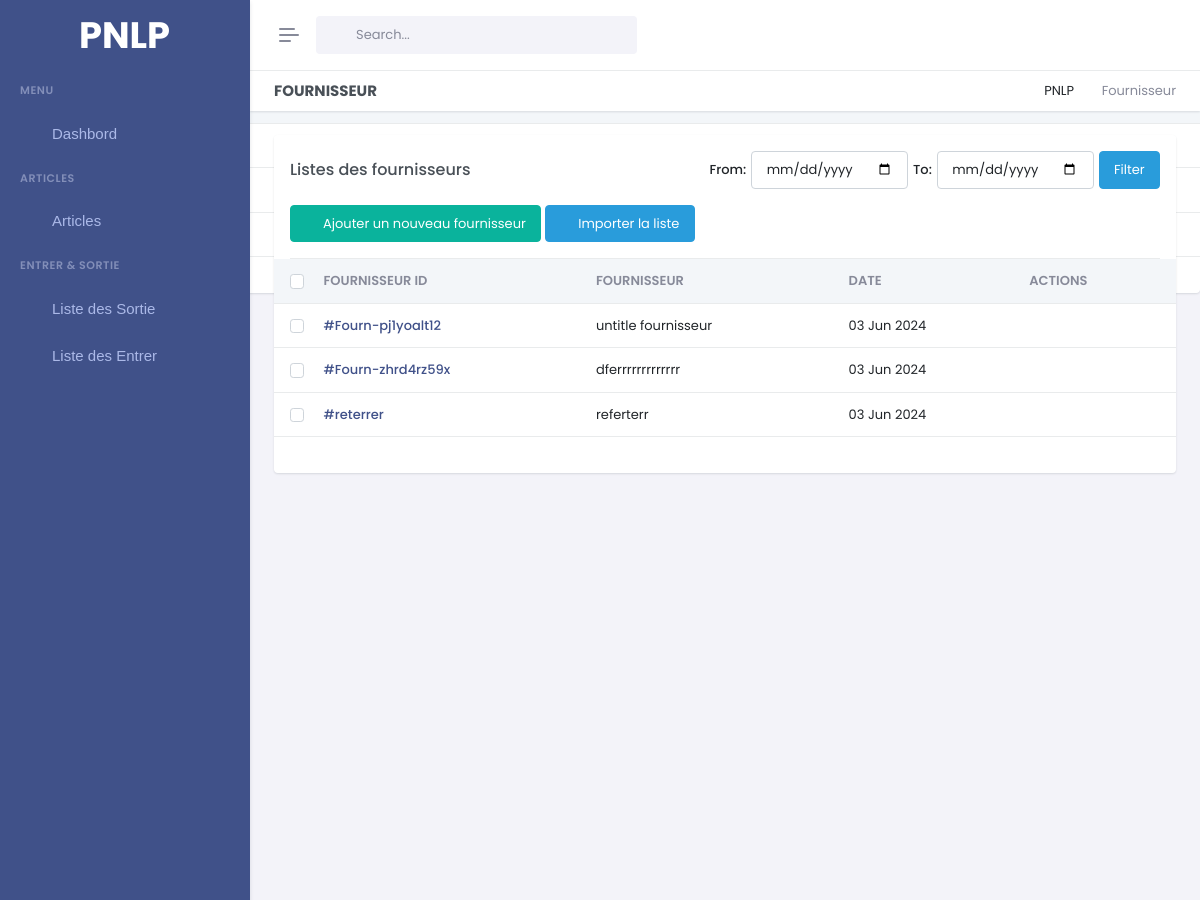
/fournisseur/ (upper part), run on an earlier commit of the app's database.
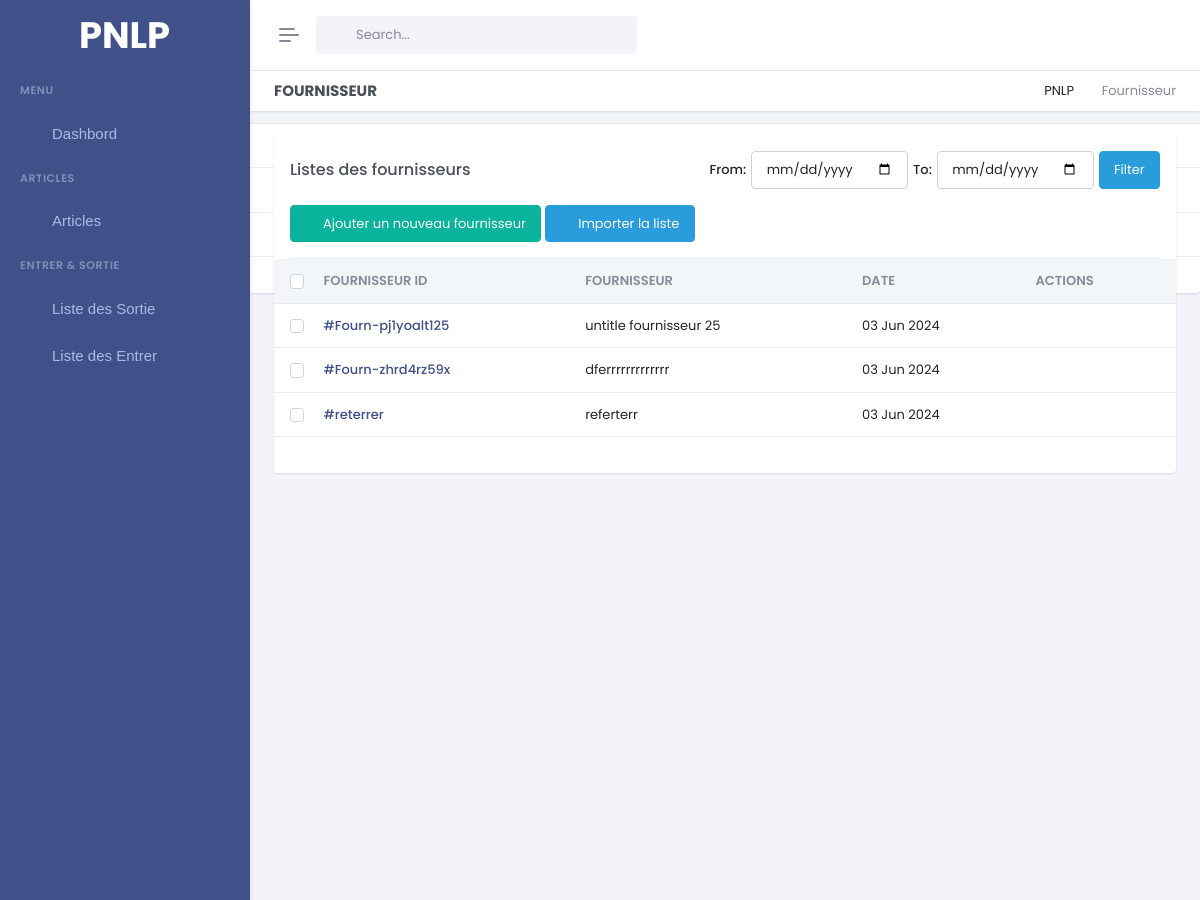
And on a later commit of the database.
### gestion/models.py (models this page shows, shortened)
class Fournisseur(models.Model):
    fid = ShortUUIDField(unique=True, length=10, max_length= 20 , alphabet='abcdefghijklmnopqrstuvwxyz1234567890' , editable=False,  prefix='Fourn-')
    title = models.CharField(max_length=100, default='untitle fournisseur')
    date = models.DateTimeField(auto_now_add=True)

### gestion/views.py (the view)
# urls.py: path('fournisseur/',Four_list, name='fourn'),
def Four_list(request):
    start_date = request.GET.get('start-date')
    end_date = request.GET.get('end-date')
    fournisseurs = Fournisseur.objects.all()
    if start_date:
        start_date = parse_date(start_date)
        if start_date:
            fournisseurs = fournisseurs.filter(date__gte=start_date)
    if end_date:
        end_date = parse_date(end_date)
        if end_date:
            fournisseurs = fournisseurs.filter(date__lte=end_date)
    context={
        'start_date': start_date,
        'end_date': end_date,
        'start_date_i': start_date.strftime('%Y-%m-%d') if start_date else None,
        'end_date_i': end_date.strftime('%Y-%m-%d') if end_date else None,
        'fournisseurs':fournisseurs,
    }
    return render(request, 'pages/article/fournisseur.html', context)

### gestion/context_processor.py (called while the page is built)
def is_admin(user):
    try:
        admin_profile = AdminProfile.objects.get(user=user)
        return True
    except AdminProfile.DoesNotExist:
        return False

### templates/pages/article/fournisseur.html (shortened to what the changed rows need)
{% extends 'base/base.html' %} {% load static %} {% block 'content' %}
<div class="main-content">
  <div class="page-content">
    <div class="container-fluid">
      <div class="row">
        <div class="col-lg-12">
          <div class="card" id="orderList">
            <div class="card-body pt-0">
              <div>
                <div class="table-responsive table-card mb-1">
                  {% if fournisseurs %}
                  <table class="table table-nowrap align-middle" id="orderTable">
                    <thead class="text-muted table-light">
                      <tr class="text-uppercase">
                        <th scope="col" style="width: 25px">
                          <div class="form-check">
                            <input class="form-check-input" type="checkbox" id="checkAll" value="option" />
                          </div>
                        </th>
                        <th data-sort="id">Fournisseur ID</th>
                        <th data-sort="customer_name">Fournisseur</th>
                        <th data-sort="date">Date</th>
                        <th>Actions</th>
                      </tr>
                    </thead>
                    <tbody class="list form-check-all">
                      {% for fournisseur in fournisseurs %}
                      <tr>
                        <th scope="row">
                          <div class="form-check">
                            <input class="form-check-input" type="checkbox" name="checkAll" value="option1" />
                          </div>
                        </th>
                        <td class="id">
                          <a href="" class="fw-medium link-primary">#{{fournisseur.fid}}</a>
                        </td>
                        <td class="customer_name">{{fournisseur.title}}</td>
                        <td class="date">{{fournisseur.date|date:"d M Y"}}</td>
                        <td>
                          <ul class="list-inline hstack gap-2 mb-0">
                            <li class="list-inline-item" data-bs-toggle="tooltip" data-bs-trigger="hover"
                              data-bs-placement="top" aria-label="Update {{fournisseur.title}}"
                              data-bs-original-title="Update {{fournisseur.title}}">
                              <a href="" class="text-primary d-inline-block" data-bs-toggle="modal"
                              data-bs-target="#updateOrder-{{fournisseur.fid}}">
                                <i class=" bx bx-pencil fs-16"></i>
                              </a>
                            </li>
                            <li class="list-inline-item" data-bs-toggle="tooltip" data-bs-trigger="hover"
                              data-bs-placement="top" aria-label="Delete {{fournisseur.title}}"
                              data-bs-original-title="Delete {{fournisseur.title}}">
                              <a href="" class="text-primary d-inline-block" data-bs-toggle="modal"
                                data-bs-target="#deleteOrder-{{fournisseur.fid}}">
                                <i class=" bx bx-trash fs-16"></i>
                              </a>
                            </li>
                          </ul>
                        </td>
                      </tr>
                      {% endfor %}
                    </tbody>
                  </table>
                  {% else %}
                  <center>
                    <h1>Aucun fournisseur n'as été trouver</h1>
                  </center>
                  {% endif %}
                </div>
              </div>
            </div>
          </div>
          <div class="d-block modal " style="z-index: -9999;">
            <div class="card-body card" id="pdfcontent">
              <div class="table-responsive table-card mb-1">
                  <h1 class="p-3 text-center">Liste des Fournisseurs    </h1>
                  <table class="table align-middle" id="ent">
                      <thead class="table-light text-muted">
                          <tr>
                              <th>Code Fournisseur</th>
                              <th>Nom du fournisseur</th>
                              <th>Date D'ajout</th>
                          </tr>
                      </thead>
                  </table>
              </div>
          </div>
          </div>
        </div>
      </div>
    </div>
  </div>
</div>
</div>
{% endblock %}

What changed in the data, as far as the page shows it:
changed Fournisseur: fid "Fourn-pj1yoalt12" → "Fourn-pj1yoalt125"; title "untitle fournisseur" → "untitle fournisseur 25"
